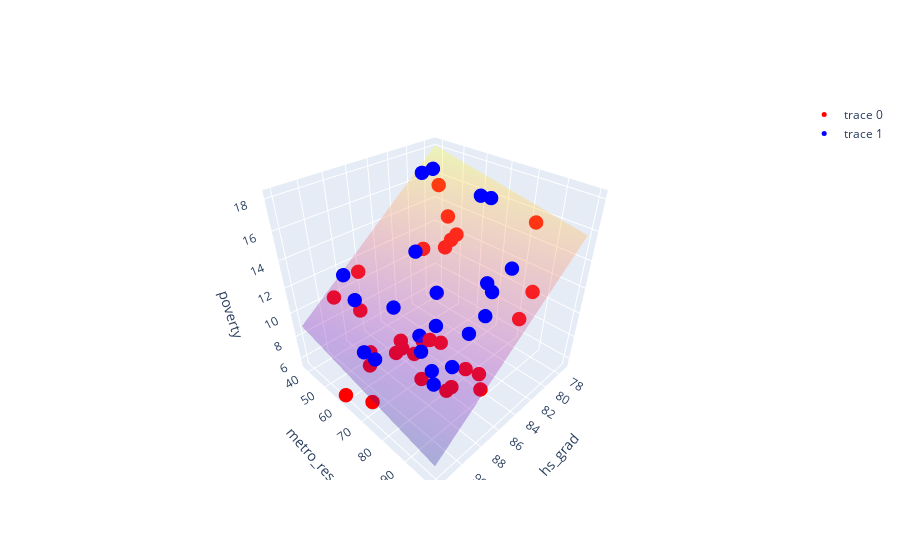

This figure's notebook cell:
### Code cell
import statsmodels.formula.api as smf
import pandas as pd
from mpl_toolkits.mplot3d import axes3d
import matplotlib.pyplot as plt
import numpy as np
import plotly.graph_objects as go

data = pd.read_csv('http://d396qusza40orc.cloudfront.net/statistics/lec_resources/states.csv')

lm = smf.ols(formula='poverty ~ metro_res + hs_grad', data=data).fit()

def f(x, y):
    return lm.params.Intercept + lm.params.hs_grad * x  + lm.params.metro_res * y

x = data.hs_grad.sort_values()
y = data.metro_res.sort_values()

X, Y = np.meshgrid(x, y)
Z = f(X, Y)

data_below_serf = data[data['poverty'] < f(data['hs_grad'], data['metro_res'])]
data_above_serf = data[data['poverty'] >= f(data['hs_grad'], data['metro_res'])]

fig = go.Figure(data=[go.Scatter3d(x=data_below_serf.hs_grad, 
                                   y=data_below_serf.metro_res, 
                                   z=data_below_serf.poverty, 
                                   mode='markers', 
                                   marker=dict(color='red', size=5))])
fig.add_trace(go.Scatter3d(x=data_above_serf.hs_grad, 
                           y=data_above_serf.metro_res, 
                           z=data_above_serf.poverty, 
                           mode='markers', 
                           marker=dict(color='blue', size=5)))
fig.add_trace(go.Surface(x=X, y=Y, z=Z,showscale=False, 
                         opacity=0.3))
fig.update_layout(scene = dict(
                    xaxis_title='hs_grad',
                    yaxis_title='metro_res',
                    zaxis_title='poverty'))
fig.show()

### Figure 1 — Plotly figure (JSON) as saved in the notebook; plotly's stock layout.template omitted (floating-point values rounded to 4 significant figures; data arrays with more than 128 entries replaced by an {"elided": "..."} marker saying what was removed)
{"data": [{"marker": {"color": "red", "size": 5}, "mode": "markers", "type": "scatter3d", "x": [79.9, 90.6, 81.1, 87.5, 88.7, 86.4, 89.7, 88.6, 82.8, 86.6, 87.6, 87.1, 91.6, 88.3, 85.6, 92.1, 86.2, 81.4, 87.2, 86, 81, 80.8, 88.7, 81, 77.2, 88.9, 87.8, 78.7, 88.6], "y": [55.4, 65.6, 94.4, 87.7, 80.1, 70.8, 61.1, 71.4, 55.8, 40.2, 86.1, 91.4, 70.9, 69.4, 91.5, 59.3, 94.4, 60.2, 77.4, 77.1, 90.9, 60.5, 51.9, 63.6, 82.5, 38.2, 73, 46.1, 68.3], "z": [14.6, 8.3, 12.8, 7.8, 8.1, 8.7, 8.3, 9.4, 13.1, 11.3, 7.3, 9.6, 6.5, 9.6, 8.3, 5.6, 7.8, 13.1, 10.1, 9.2, 10.3, 13.5, 10.2, 14.2, 15.3, 9.9, 8.7, 16, 8.6]}, {"marker": {"color": "blue", "size": 5}, "mode": "markers", "type": "scatter3d", "x": [83.8, 80.9, 88.7, 86, 84.7, 85.1, 88.5, 88.2, 85.9, 79.8, 87.6, 81.2, 90.1, 90.8, 81.7, 84.2, 89.7, 85.7, 86.9, 89.4, 89.1, 90.9], "y": [88.2, 52.5, 84.5, 100, 89.3, 71.6, 91.5, 66.4, 87.8, 72.6, 74.7, 48.8, 54.1, 69.8, 75, 87.5, 55.9, 65.3, 78.7, 88.2, 82, 65.1], "z": [13.3, 18, 9.4, 16.8, 12.1, 12.1, 10.6, 11.8, 11.2, 17, 10.3, 17.6, 13.7, 9.5, 17.8, 14, 11.9, 14.7, 11.2, 9.3, 10.8, 9.5]}, {"opacity": 0.3, "showscale": false, "type": "surface", "x": {"elided": "51x51 float values"}, "y": {"elided": "51x51 float values"}, "z": {"elided": "51x51 float values"}}], "layout": {"scene": {"xaxis": {"title": {"text": "hs_grad"}}, "yaxis": {"title": {"text": "metro_res"}}, "zaxis": {"title": {"text": "poverty"}}}}}
